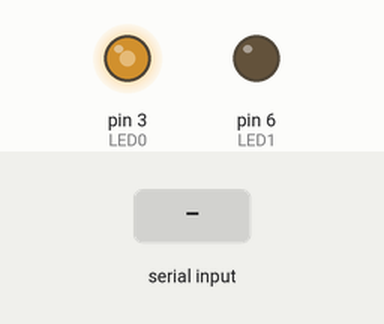
This sketch was run on a simulated Arduino Uno, built with avr-gcc and run on an emulated ATmega328P. On the bench: output pins drawn as LEDs (lit = HIGH). The inputs (shaded band) are chosen by the test bench.

Above: at 1.2 s.
1.3 s: "u" received over the second serial link
At 1.8 s:
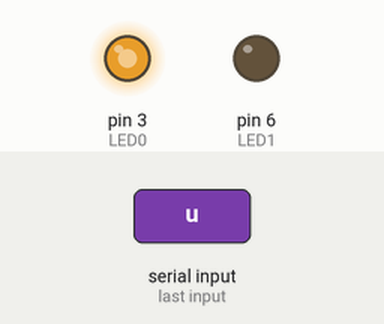
2.8 s: "l" received over the second serial link
At 4.0 s:
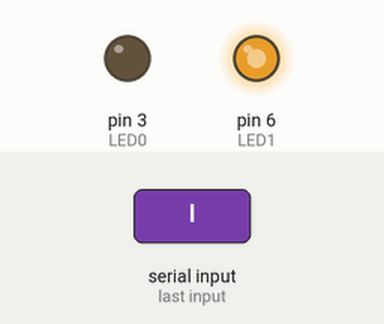
4.3 s: "d" received over the second serial link
At 5.3 s:
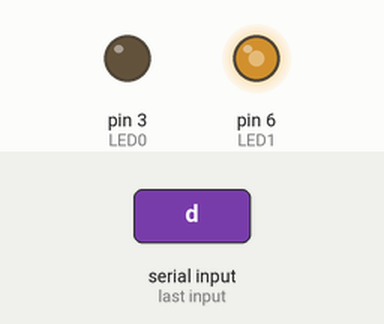
5.8 s: "d" received over the second serial link
At 6.5 s:
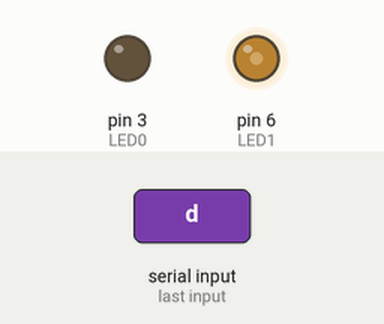
7.3 s: "r" received over the second serial link
At 7.6 s:
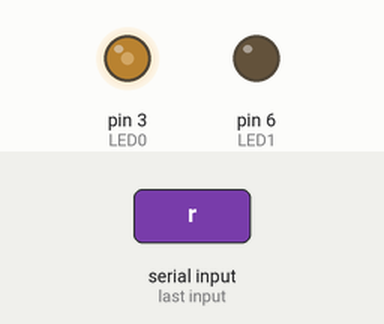
Timing chart, 0 to 9.8 s (numbered marks = the images above; inputs shaded):
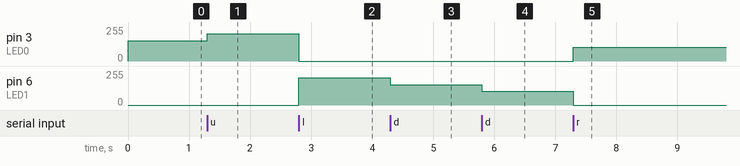

The sketch:

controlBrightnessLED.ino
```cpp
#define LED0 3
#define LED1 6

//The circuit:
// * RX is digital pin 10 (connect to TX of HC-06)
// * TX is digital pin 11 (connect to RX of HC-06)

#include <SoftwareSerial.h>

SoftwareSerial bluetooth(10, 11); // RX, TX
int brightness = 153;
int indexLED = 0;
char control;

void setup() {
  Serial.begin(9600);
  bluetooth.begin(9600);
  pinMode(LED0, OUTPUT);
  pinMode(LED1, OUTPUT);
  analogWrite(LED0, brightness);
  digitalWrite(LED1, LOW);
}

void loop() { // run over and over
  if (bluetooth.available())
  {
    control = bluetooth.read();
    switch(control)
    {
      case 'u':
      brightness = brightness + 51;
      if(brightness > 255)
      brightness = 255;
      break;
      case 'd':
      brightness = brightness - 51;
      if(brightness < 0)
      brightness = 0;
      break;
      case 'l':
      indexLED = 1;
      break;
      case 'r':
      indexLED = 0;
      break;
    }
  }
  if(indexLED)
  {
    analogWrite(LED1, brightness);
    digitalWrite(LED0, LOW);
  }
  else
  {
    analogWrite(LED0, brightness);
    digitalWrite(LED1, LOW);
  }
}
```

Measured:
- after the input at 1.3 s, pin 3 (LED0): 153/255 → 204/255 at once
- after the input at 2.8 s, pin 3 (LED0): 204/255 → 0/255 at once; pin 6 (LED1): 0/255 → 204/255 at once
- after the input at 4.3 s, pin 6 (LED1): 204/255 → 153/255 at once
- after the input at 5.8 s, pin 6 (LED1): 153/255 → 102/255 at once
- after the input at 7.3 s, pin 3 (LED0): 0/255 → 102/255 at once; pin 6 (LED1): 102/255 → 0/255 at once
